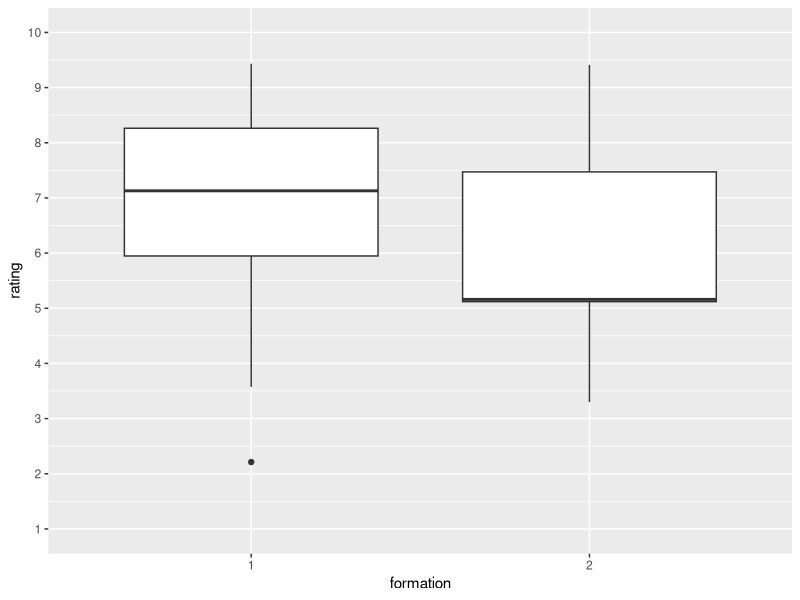

This chart was generated by the following R code: (Note: this script raises an error after producing the figure.)
## ---- chunk 1
knitr::opts_chunk$set(echo = TRUE)
## ---- chunk 2
library(ggplot2)
library(testthat)
## ---- chunk 3
get_verdict <- function(p_value, alpha) {
  if (p_value < alpha) {
    return ("Different distributions")
  }
  "Same distributions"
}
## ---- chunk 4
t <- wilcox.test(
  x = seq(from = 1, to = 10, length.out = 10),
  y = seq(from = 1, to = 10, length.out = 20), 
  alternative = "two.sided"
)
expect_equal(
  get_verdict(p_value = t$p.value, alpha = 0.05),
  "Same distributions"
)
## ---- chunk 5
t <- wilcox.test(
  x = seq(from = 1, to = 5, length.out = 10),
  y = seq(from = 5, to = 10, length.out = 20), 
  alternative = "two.sided"
)
expect_equal(
  get_verdict(p_value = t$p.value, alpha = 0.05),
  "Different distributions"
)
## ---- chunk 6
set.seed(42)
ratings_1 <- runif(n = 10, min = 1.0, max = 10.0)
ratings_2 <- runif(n = 5, min = 1.0, max = 10.0)
## ---- chunk 7
alpha <- 0.05
## ---- chunk 8
t <- wilcox.test(
  x = ratings_1, 
  y = ratings_2, 
  alternative = "two.sided"
)
m <- matrix(
  data = c(
    "p_value", t$p.value,
    "alternative", t$alternative,
    "method", t$method,
    "data.name", t$data.name,
    "verdict", get_verdict(p_value = t$p.value, alpha = alpha)
  ),
  ncol = 2,
  byrow = TRUE
)
colnames(m) <- c("parameter", "value")
df <- tibble::as_tibble(m)
names(df) <- c("parameter", "value")
write.csv(df, "stats.csv", row.names = FALSE)
knitr::kable(df)
## ---- chunk 9
df <- tibble::tibble(
  formation = c(
    rep(1, length(ratings_1)), 
    rep(2, length(ratings_2))
  ),
  rating = c(ratings_1, ratings_2)
)
df$formation <- as.factor(df$formation)
ggplot(df, aes(x = formation, y = rating)) + 
  geom_boxplot() +
  scale_y_continuous(
    limits = c(1, 10), 
    breaks = seq(1, 10)
  ) +
  ggsave("figure_1.png", width = 7, height = 7)
